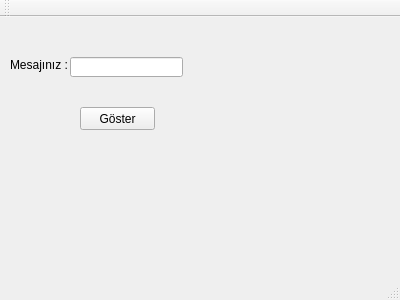
<?xml version="1.0" encoding="UTF-8"?>
<ui version="4.0">
 <class>MainWindow</class>
 <widget class="QMainWindow" name="MainWindow">
  <property name="geometry">
   <rect>
    <x>0</x>
    <y>0</y>
    <width>400</width>
    <height>300</height>
   </rect>
  </property>
  <property name="windowTitle">
   <string>MainWindow</string>
  </property>
  <widget class="QWidget" name="centralWidget">
   <widget class="QPushButton" name="pushButton">
    <property name="geometry">
     <rect>
      <x>80</x>
      <y>90</y>
      <width>75</width>
      <height>23</height>
     </rect>
    </property>
    <property name="text">
     <string>Göster</string>
    </property>
   </widget>
   <widget class="QLabel" name="label">
    <property name="geometry">
     <rect>
      <x>10</x>
      <y>40</y>
      <width>71</width>
      <height>16</height>
     </rect>
    </property>
    <property name="text">
     <string>Mesajınız : </string>
    </property>
   </widget>
   <widget class="QLineEdit" name="lineEdit">
    <property name="geometry">
     <rect>
      <x>70</x>
      <y>40</y>
      <width>113</width>
      <height>20</height>
     </rect>
    </property>
   </widget>
  </widget>
  <widget class="QMenuBar" name="menuBar">
   <property name="geometry">
    <rect>
     <x>0</x>
     <y>0</y>
     <width>400</width>
     <height>21</height>
    </rect>
   </property>
  </widget>
  <widget class="QToolBar" name="mainToolBar">
   <attribute name="toolBarArea">
    <enum>TopToolBarArea</enum>
   </attribute>
   <attribute name="toolBarBreak">
    <bool>false</bool>
   </attribute>
  </widget>
  <widget class="QStatusBar" name="statusBar"/>
 </widget>
 <layoutdefault spacing="6" margin="11"/>
 <resources/>
 <connections/>
</ui>
